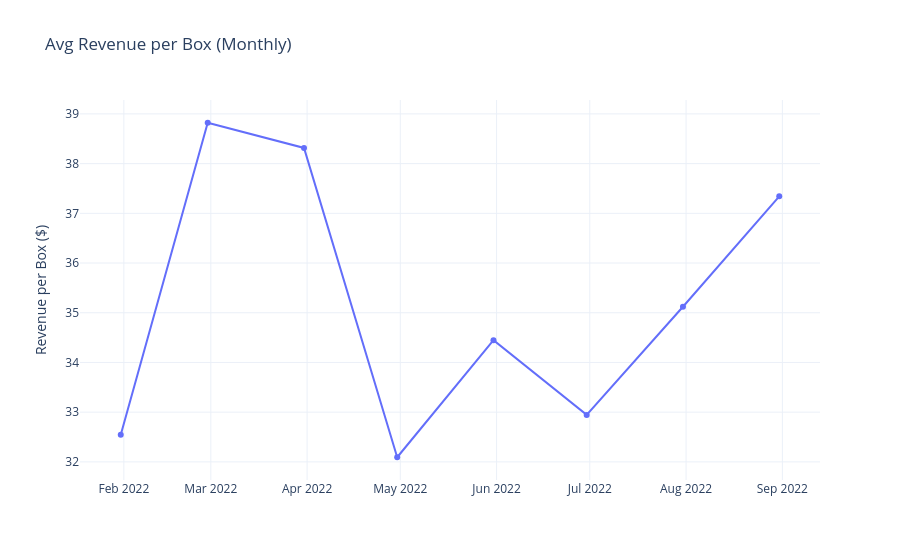

The notebook cell this image was saved under:
### Markdown cell above
## 6. Deal Size Trends

Revenue per box over time â€” are we shipping larger or smaller orders?

### Code cell
deal_size = (
    df.set_index('Date')
    .resample('ME')[['Amount', 'Boxes Shipped']]
    .sum()
    .assign(revenue_per_box=lambda x: x['Amount'] / x['Boxes Shipped'])
    .reset_index()
)

fig = px.line(
    deal_size,
    x='Date', y='revenue_per_box',
    markers=True,
    title='Avg Revenue per Box (Monthly)',
    labels={'revenue_per_box': 'Revenue per Box ($)', 'Date': ''}
)
fig.show()

### Figure 1 — Plotly figure (JSON) as saved in the notebook; plotly's stock layout.template omitted (floating-point values rounded to 4 significant figures)
{"data": [{"hovertemplate": "=%{x}<br>Revenue per Box ($)=%{y}<extra></extra>", "legendgroup": "", "line": {"color": "#636efa", "dash": "solid"}, "marker": {"symbol": "circle"}, "mode": "lines+markers", "name": "", "orientation": "v", "showlegend": false, "type": "scatter", "x": ["2022-01-31T00:00:00.000000000", "2022-02-28T00:00:00.000000000", "2022-03-31T00:00:00.000000000", "2022-04-30T00:00:00.000000000", "2022-05-31T00:00:00.000000000", "2022-06-30T00:00:00.000000000", "2022-07-31T00:00:00.000000000", "2022-08-31T00:00:00.000000000"], "xaxis": "x", "y": [32.54, 38.82, 38.32, 32.09, 34.45, 32.95, 35.12, 37.34], "yaxis": "y"}], "layout": {"legend": {"tracegroupgap": 0}, "title": {"text": "Avg Revenue per Box (Monthly)"}, "xaxis": {"anchor": "y", "domain": [0, 1], "title": {"text": ""}}, "yaxis": {"anchor": "x", "domain": [0, 1], "title": {"text": "Revenue per Box ($)"}}}}
